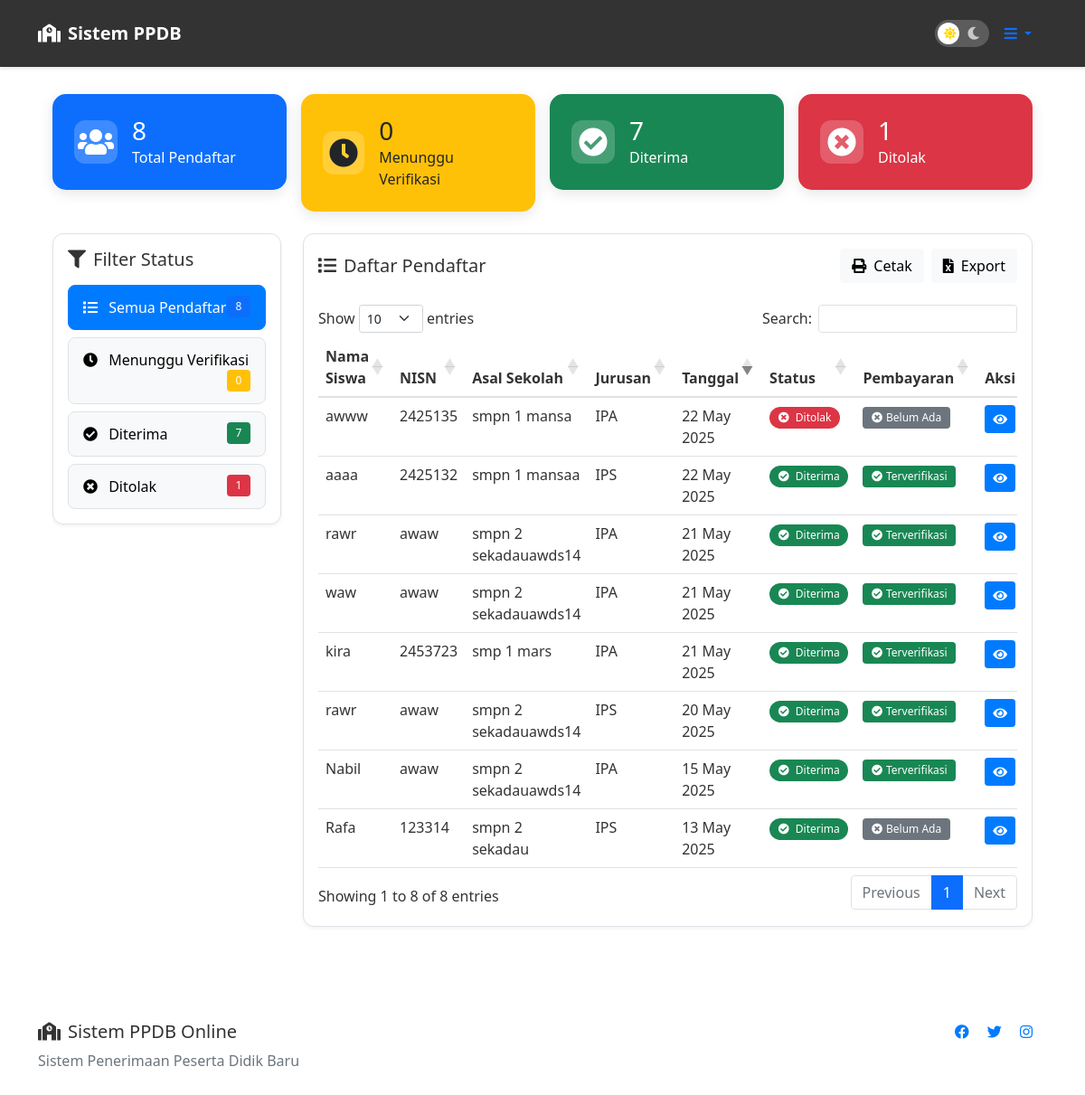
/dashboard (signed in), run on an earlier commit of the app's database.
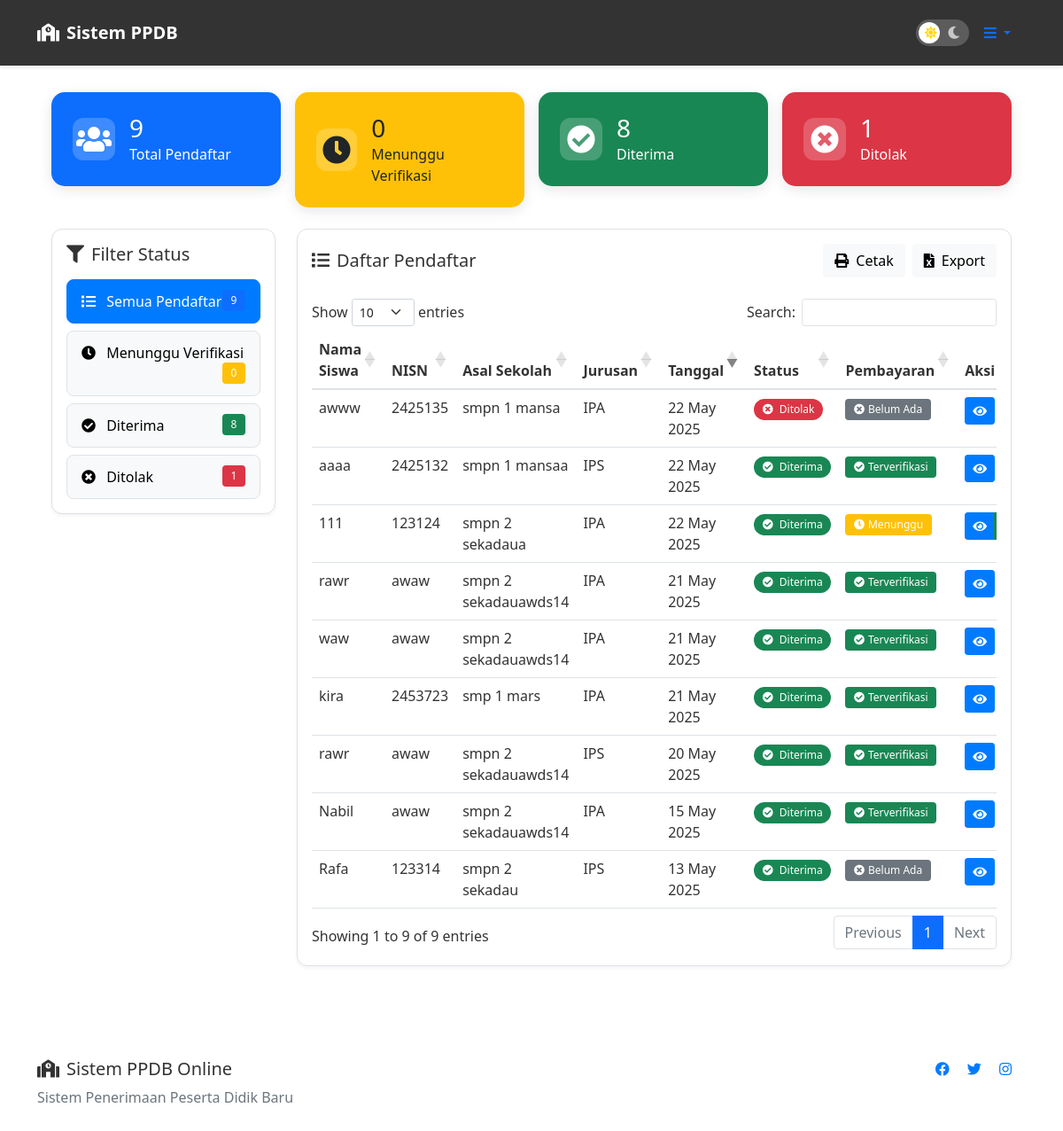
And on a later commit of the database.
### app/models.py (models this page shows, shortened)
class Form(db.Model):
    id = db.Column(db.Integer, primary_key=True)
    user_id = db.Column(db.Integer, db.ForeignKey('user.id'), nullable=False)
    form_data = db.Column(db.Text, nullable=False)
    status = db.Column(db.String(20), default='pending')
    timestamp = db.Column(db.DateTime, default=datetime.utcnow)
    akta_kelahiran = db.Column(db.String(255))
    kartu_keluarga = db.Column(db.String(255))
    ijazah_smp = db.Column(db.String(255))
    foto_siswa = db.Column(db.String(255))
    ktp_ortu = db.Column(db.String(255))
    nisn_doc = db.Column(db.String(255))
    nilai_rapor = db.Column(db.String(255))
    sertifikat_prestasi = db.Column(db.String(255))
    gender = db.Column(db.String(10))
    jurusan = db.Column(db.String(20))
    payment_proof = db.Column(db.String(255))  # Untuk menyimpan bukti pembayaran
    payment_status = db.Column(db.String(20), default='unpaid')  # unpaid/paid/confirmed
    @property
    def parsed_form_data(self):
        try:
            if isinstance(self.form_data, str):
                return json.loads(self.form_data)
            return self.form_data
        except:
            return {}

class User(UserMixin, db.Model):
    id = db.Column(db.Integer, primary_key=True)
    username = db.Column(db.String(80), unique=True, nullable=False)
    password = db.Column(db.String(120), nullable=False)
    name = db.Column(db.String(100), nullable=False)
    role = db.Column(db.String(10), default='user')
    forms = db.relationship('Form', backref='user', lazy=True)

### app/routes/main.py (the view, shortened to what this page needs)
@main.route('/dashboard')
@login_required
def dashboard():
    if current_user.role == 'admin':
        forms = Form.query.all()
        return render_template('dashboard_admin.html', forms=forms)

### app/__init__.py (called while the page is built)
def create_app():
    app = Flask(__name__)
    app.config.from_object('config.Config')
    db.init_app(app)
    login_manager.init_app(app)
    migrate.init_app(app, db)
    @app.template_filter('json_loads')
    def json_loads_filter(value):
        return json.loads(value)
    @app.template_filter('parse_json')
    def parse_json(value):
        try:
            return json.loads(value)
        except:
            return {}
    login_manager.login_view = 'auth.login'
    login_manager.login_message_category = 'info'
    @login_manager.user_loader
    def load_user(user_id):
        from .models import User
        return User.query.get(int(user_id))
    from .routes.auth import auth
    from .routes.main import main
    app.register_blueprint(auth)
    app.register_blueprint(main)
    from .cli import create_admin
    app.cli.add_command(create_admin)
    return app

### app/templates/dashboard_admin.html (shortened to what the changed rows need)
{% extends "base.html" %}
{% block content %}
<div class="dashboard-container">
    <div class="stats-header mb-4">
        <div class="row g-3">
            <div class="col-sm-6 col-xl-3">
                <div class="stat-card bg-primary text-white">
                    <div class="d-flex align-items-center">
                        <div class="stat-content ms-3">
                            <h3 class="mb-0">{{ forms|length }}</h3>
                            <p class="mb-0">Total Pendaftar</p>
                        </div>
                    </div>
                </div>
            </div>
            <div class="col-sm-6 col-xl-3">
                <div class="stat-card bg-success text-white">
                    <div class="d-flex align-items-center">
                        <div class="stat-content ms-3">
                            <h3 class="mb-0">{{ forms|selectattr('status', 'equalto', 'accepted')|list|length }}</h3>
                            <p class="mb-0">Diterima</p>
                        </div>
                    </div>
                </div>
            </div>
        </div>
    </div>
    <div class="row g-4">
        <div class="col-md-3">
            <div class="card">
                <div class="card-body">
                    <div class="filter-list d-flex flex-column gap-2">
                        <button class="filter-item btn btn-light w-100 text-start active" data-filter="all">
                            <i class="fas fa-list me-2"></i>
                            <span>Semua Pendaftar</span>
                            <span class="badge bg-primary float-end">{{ forms|length }}</span>
                        </button>
                        <button class="filter-item btn btn-light w-100 text-start" data-filter="Diterima">
                            <i class="fas fa-check-circle me-2"></i>
                            <span>Diterima</span>
                            <span class="badge bg-success float-end">{{ forms|selectattr('status', 'equalto', 'accepted')|list|length }}</span>
                        </button>
                    </div>
                </div>
            </div>
        </div>
        <div class="col-md-9">
            <div class="card">
                <div class="card-body">
                    <div class="d-flex justify-content-between align-items-center mb-4">
                        <h5 class="card-title mb-0">
                        </h5>
                        <div class="d-flex gap-2">
                        </div>
                    </div>
                    <div class="table-responsive">
                        <table id="applicationsTable" class="table table-hover">
                            <thead>
                                <tr>
                                    <th>Nama Siswa</th>
                                    <th>NISN</th>
                                    <th>Asal Sekolah</th>
                                    <th>Jurusan</th>
                                    <th>Tanggal</th>
                                    <th>Status</th>
                                    <th>Pembayaran</th>
                                    <th>Aksi</th>
                                </tr>
                            </thead>
                            <tbody>
                                {% for form in forms %}
                                <tr>
                                    <td>{{ form.user.name }}</td>
                                    <td>{{ form.parsed_form_data.get('nisn', '-') }}</td>
                                    <td>{{ form.parsed_form_data.get('previous_school', '-') }}</td>
                                    <td>{{ "IPA" if form.parsed_form_data.get('jurusan') == 'ipa' else "IPS" }}</td>
                                    <td>{{ form.timestamp.strftime('%d %b %Y') }}</td>
                                    <td>
                                        <span class="badge rounded-pill bg-{{
                                            'warning' if form.status == 'pending'
                                            else 'success' if form.status == 'accepted'
                                            else 'danger'
                                        }}">
                                            <i class="fas fa-{{
                                                'clock' if form.status == 'pending'
                                                else 'check-circle' if form.status == 'accepted'
                                                else 'times-circle'
                                            }} me-1"></i>
                                            {{
                                                'Menunggu' if form.status == 'pending'
                                                else 'Diterima' if form.status == 'accepted'
                                                else 'Ditolak'
                                            }}
                                        </span>
                                    </td>
                                    <td>
                                        {% if form.payment_status == 'confirmed' %}
                                            <span class="badge bg-success">
                                                <i class="fas fa-check-circle me-1"></i>Terverifikasi
                                            </span>
                                        {% elif form.payment_proof %}
                                            <span class="badge bg-warning">
                                                <i class="fas fa-clock me-1"></i>Menunggu
                                            </span>
                                        {% else %}
                                            <span class="badge bg-secondary">
                                                <i class="fas fa-times-circle me-1"></i>Belum Ada
                                            </span>
                                        {% endif %}
                                    </td>
                                    <td>
                                        <div class="btn-group">
                                            <button type="button" class="btn btn-sm btn-primary" data-bs-toggle="modal" data-bs-target="#detailModal{{ form.id }}">
                                                <i class="fas fa-eye"></i>
                                            </button>
                                            {% if form.payment_proof and form.payment_status != 'confirmed' %}
                                            <button type="button" class="btn btn-sm btn-success" onclick="confirmPayment({{ form.id }})">
                                            </button>
                                            {% endif %}
                                        </div>
                                    </td>
                                </tr>
                                {% endfor %}
                            </tbody>
                        </table>
                    </div>
                </div>
            </div>
        </div>
    </div>
</div>
{% endblock %}

What changed in the data, as far as the page shows it:
added Form: user.name "111", parsed_form_data.get "123124", parsed_form_data.get "smpn 2 sekadaua", form_data "IPA", timestamp "22 May 2025", status "Diterima", payment_status "paid" (drawn)
Also different on the page:
text written by a page script: "Show entries Search: Showing 1 to 8 of 8 entries Previous 1 Next" → "Show entries Search: Showing 1 to 9 of 9 entries Previous 1 Next"
text no longer shown: "7 7"
text now shown: "9 9"
